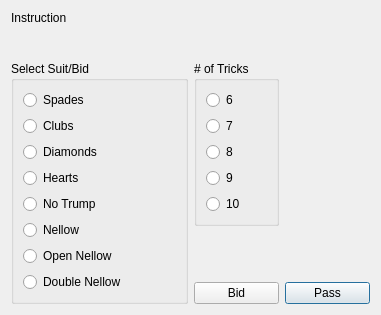
<?xml version="1.0" encoding="UTF-8"?>
<ui version="4.0">
 <class>UserBidDialog</class>
 <widget class="QDialog" name="UserBidDialog">
  <property name="geometry">
   <rect>
    <x>0</x>
    <y>0</y>
    <width>381</width>
    <height>315</height>
   </rect>
  </property>
  <property name="windowTitle">
   <string>Make Your Bid</string>
  </property>
  <layout class="QVBoxLayout" name="verticalLayout_2">
   <item>
    <layout class="QVBoxLayout" name="verticalLayout">
     <item>
      <widget class="QLabel" name="lbl_Instruction">
       <property name="text">
        <string>Instruction</string>
       </property>
       <property name="alignment">
        <set>Qt::AlignLeading|Qt::AlignLeft|Qt::AlignTop</set>
       </property>
      </widget>
     </item>
     <item>
      <layout class="QHBoxLayout" name="horizontalLayout">
       <item>
        <widget class="QGroupBox" name="gb_Suit">
         <property name="title">
          <string>Select Suit/Bid</string>
         </property>
         <layout class="QVBoxLayout" name="verticalLayout_3">
          <item>
           <widget class="QRadioButton" name="rb_Spades">
            <property name="text">
             <string>Spades</string>
            </property>
           </widget>
          </item>
          <item>
           <widget class="QRadioButton" name="rb_Clubs">
            <property name="text">
             <string>Clubs</string>
            </property>
           </widget>
          </item>
          <item>
           <widget class="QRadioButton" name="rb_Diamonds">
            <property name="text">
             <string>Diamonds</string>
            </property>
           </widget>
          </item>
          <item>
           <widget class="QRadioButton" name="rb_Hearts">
            <property name="text">
             <string>Hearts</string>
            </property>
           </widget>
          </item>
          <item>
           <widget class="QRadioButton" name="rb_NoTrump">
            <property name="text">
             <string>No Trump</string>
            </property>
           </widget>
          </item>
          <item>
           <widget class="QRadioButton" name="rb_Nellow">
            <property name="text">
             <string>Nellow</string>
            </property>
           </widget>
          </item>
          <item>
           <widget class="QRadioButton" name="rb_OpenNellow">
            <property name="text">
             <string>Open Nellow</string>
            </property>
           </widget>
          </item>
          <item>
           <widget class="QRadioButton" name="rb_DoubleNellow">
            <property name="text">
             <string>Double Nellow</string>
            </property>
           </widget>
          </item>
         </layout>
        </widget>
       </item>
       <item>
        <layout class="QGridLayout" name="gridLayout">
         <item row="2" column="1">
          <widget class="QPushButton" name="pb_Pass">
           <property name="text">
            <string>Pass</string>
           </property>
          </widget>
         </item>
         <item row="2" column="0">
          <widget class="QPushButton" name="pb_Bid">
           <property name="text">
            <string>Bid</string>
           </property>
          </widget>
         </item>
         <item row="0" column="0">
          <widget class="QGroupBox" name="gb_NumTricks">
           <property name="title">
            <string># of Tricks</string>
           </property>
           <layout class="QVBoxLayout" name="verticalLayout_4">
            <item>
             <widget class="QRadioButton" name="rb_6Tricks">
              <property name="text">
               <string>6</string>
              </property>
             </widget>
            </item>
            <item>
             <widget class="QRadioButton" name="rb_7Tricks">
              <property name="text">
               <string>7</string>
              </property>
             </widget>
            </item>
            <item>
             <widget class="QRadioButton" name="rb_8Tricks">
              <property name="text">
               <string>8</string>
              </property>
             </widget>
            </item>
            <item>
             <widget class="QRadioButton" name="rb_9Tricks">
              <property name="text">
               <string>9</string>
              </property>
             </widget>
            </item>
            <item>
             <widget class="QRadioButton" name="rb_10Tricks">
              <property name="text">
               <string>10</string>
              </property>
             </widget>
            </item>
           </layout>
          </widget>
         </item>
         <item row="1" column="0">
          <widget class="QLabel" name="label">
           <property name="text">
            <string/>
           </property>
          </widget>
         </item>
        </layout>
       </item>
      </layout>
     </item>
    </layout>
   </item>
  </layout>
 </widget>
 <resources/>
 <connections/>
</ui>
